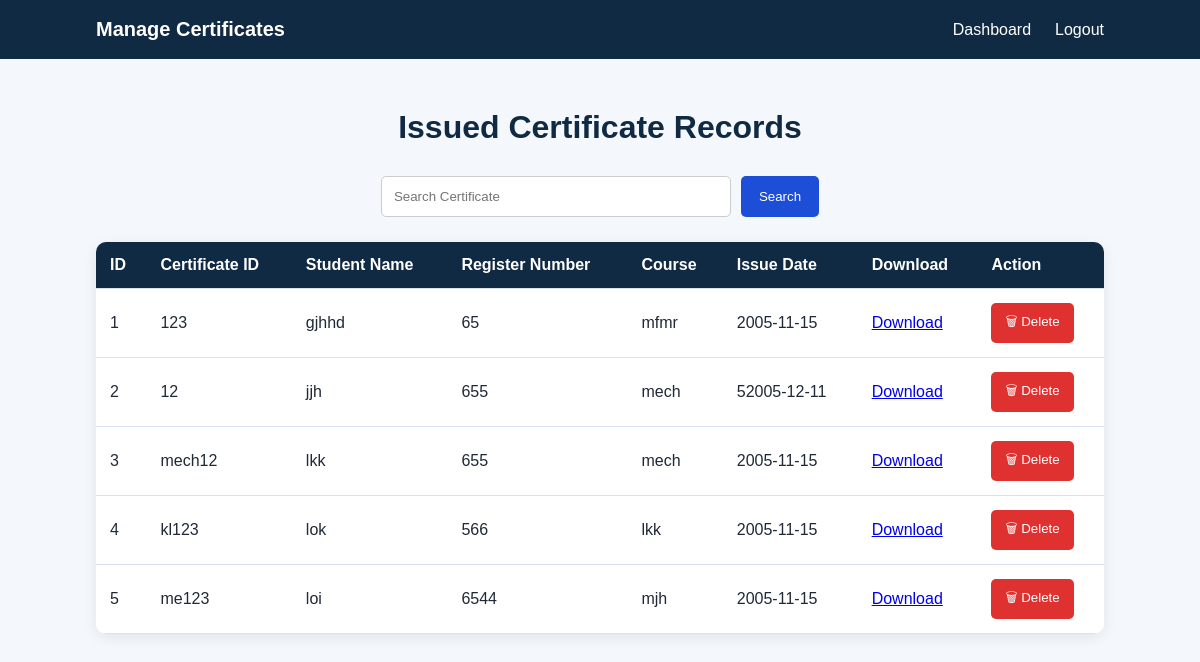
Before: /certificates (signed in) with the older database file.
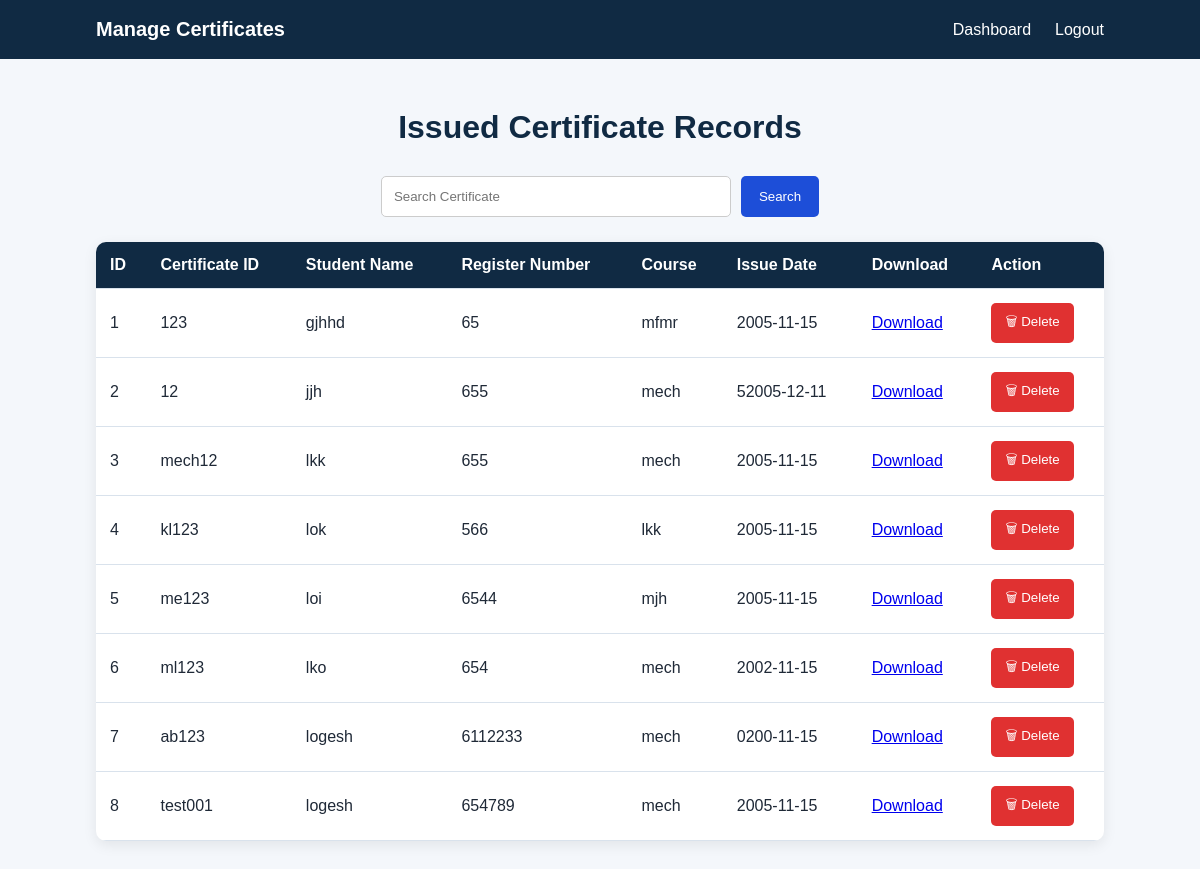
After: the same page with the newer database file.
### tables this page shows
CREATE TABLE certificates (
    id INTEGER PRIMARY KEY AUTOINCREMENT,
    admin_id INTEGER,
    certificate_id TEXT NOT NULL,
    student_name TEXT NOT NULL,
    register_number TEXT NOT NULL,
    course TEXT NOT NULL,
    institution TEXT NOT NULL,
    issue_date TEXT NOT NULL,
    file_name TEXT NOT NULL,
    qr_code TEXT NOT NULL,
    certificate_hash TEXT NOT NULL,
    previous_hash TEXT NOT NULL,
    block_hash TEXT NOT NULL,
    created_at TEXT NOT NULL,
    status TEXT NOT NULL DEFAULT 'VALID',
    revoked_at TEXT
);

### app.py (the view)
@app.route("/certificates")
def certificate_list():
    if "admin" not in session:
        return redirect(url_for("login"))
    search = request.args.get("search", "").strip()
    if search:
        certificates = search_certificates(
            search,
            session["admin_id"]
        )
    else:
        certificates = get_admin_certificates(
            session["admin_id"]
        )
    return render_template(
        "certificates.html",
        certificates=certificates,
        search=search
    )

### database.py (called while the page is built)
def get_connection():
    connection = sqlite3.connect(DATABASE_NAME)
    connection.row_factory = sqlite3.Row
    return connection

def get_admin_certificates(admin_id):
    connection = get_connection()
    cursor = connection.cursor()
    cursor.execute("""
        SELECT *,
               ROW_NUMBER() OVER (
                   PARTITION BY admin_id
                   ORDER BY id ASC
               ) AS display_id
        FROM certificates
        WHERE admin_id = ?
        ORDER BY id ASC
    """, (admin_id,))
    certificates = cursor.fetchall()
    connection.close()
    return certificates

### templates/certificates.html (shortened to what this page needs)
<!DOCTYPE html>
<html lang="en">
<head>
    <link
        rel="stylesheet"
        href="{{ url_for('static', filename='style.css') }}"
    >
</head>
<body>
<header class="navbar">
    <div class="logo">
        Manage Certificates
    </div>
    <nav>
        <a href="{{ url_for('dashboard') }}">Dashboard</a>
        <a href="{{ url_for('logout') }}">Logout</a>
    </nav>
</header>
<main class="blockchain-section">
    <h1>Issued Certificate Records</h1>
    <form
        action="{{ url_for('certificate_list') }}"
        method="GET"
        class="search-form"
    >
        <input
            type="text"
            name="search"
            placeholder="Search Certificate"
            value="{{ search }}"
        >
        <button
            type="submit"
            class="search-btn"
        >
            Search
        </button>
    </form>
    {% if certificates %}
    <div class="table-container">
        <table class="certificate-table">
            <thead>
                <tr>
                    <th>ID</th>
                    <th>Certificate ID</th>
                    <th>Student Name</th>
                    <th>Register Number</th>
                    <th>Course</th>
                    <th>Issue Date</th>
                    <th>Download</th>
                    <th>Action</th>
                </tr>
            </thead>
            <tbody>
                {% for certificate in certificates %}
                <tr>
                    <td>
                        {{ loop.index }}
                    </td>
                    <td>
                        {{ certificate["certificate_id"] }}
                    </td>
                    <td>
                        {{ certificate["student_name"] }}
                    </td>
                    <td>
                        {{ certificate["register_number"] }}
                    </td>
                    <td>
                        {{ certificate["course"] }}
                    </td>
                    <td>
                        {{ certificate["issue_date"] }}
                    </td>
                    <td>
                        <a href="{{ url_for(
                            'download_certificate',
                            admin_id=certificate['admin_id'],
                            certificate_id=certificate['certificate_id']
                        ) }}">
                            Download
                        </a>
                    </td>
                    <td>
                        <form
                            action="{{ url_for(
                                'delete_certificate_record',
                                certificate_id=certificate['certificate_id']
                            ) }}"
                            method="POST"
                            onsubmit="return confirm(
                                'Are you sure you want to delete this certificate?'
                            );"
                        >
                            <button
                                type="submit"
                                class="delete-btn"
                            >
                                🗑 Delete
                            </button>
                        </form>
                    </td>
                </tr>
                {% endfor %}
            </tbody>
        </table>
    </div>
    {% else %}
    <p class="empty-message">
        No certificates are available.
    </p>
    {% endif %}
</main>
</body>
</html>

Changed rows visible on the page:
added certificates: certificate_id "ml123", student_name "lko", register_number "654", course "mech", issue_date "2002-11-15"
added certificates: certificate_id "ab123", student_name "logesh", register_number "6112233", course "mech", issue_date "0200-11-15"
added certificates: certificate_id "test001", student_name "logesh", register_number "654789", course "mech", issue_date "2005-11-15"
